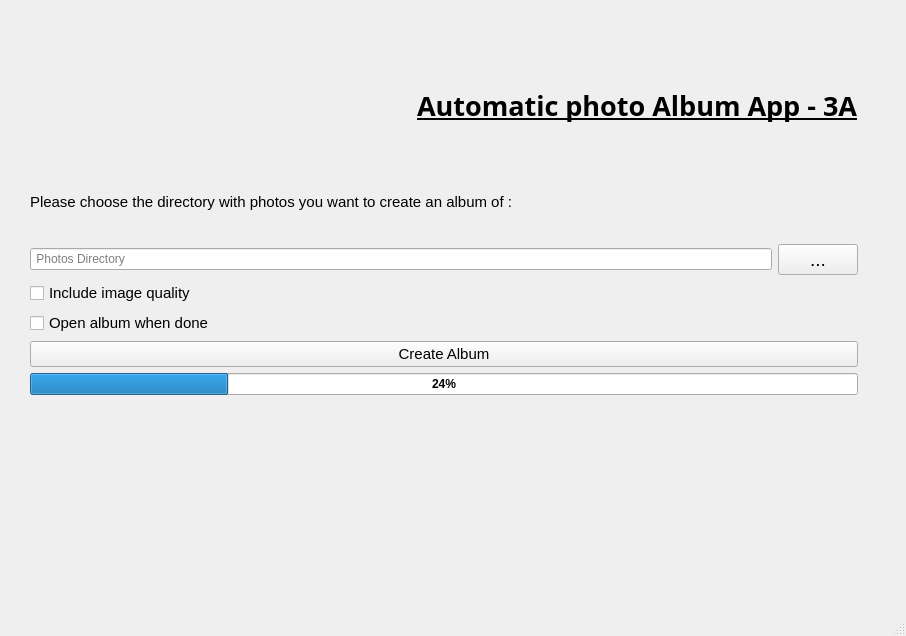
<?xml version="1.0" encoding="UTF-8"?>
<ui version="4.0">
 <class>MainWindow</class>
 <widget class="QMainWindow" name="MainWindow">
  <property name="geometry">
   <rect>
    <x>0</x>
    <y>0</y>
    <width>906</width>
    <height>636</height>
   </rect>
  </property>
  <property name="windowTitle">
   <string>MainWindow</string>
  </property>
  <widget class="QWidget" name="centralwidget">
   <widget class="QWidget" name="verticalLayoutWidget">
    <property name="geometry">
     <rect>
      <x>30</x>
      <y>50</y>
      <width>828</width>
      <height>345</height>
     </rect>
    </property>
    <layout class="QVBoxLayout" name="verticalLayout_3">
     <item>
      <layout class="QHBoxLayout" name="horizontalLayout">
       <item>
        <widget class="QLabel" name="logo">
         <property name="text">
          <string/>
         </property>
         <property name="pixmap">
          <pixmap>appLogo.png</pixmap>
         </property>
        </widget>
       </item>
       <item>
        <widget class="QLabel" name="label">
         <property name="font">
          <font>
           <family>Castellar</family>
           <pointsize>20</pointsize>
           <weight>75</weight>
           <bold>true</bold>
           <underline>true</underline>
          </font>
         </property>
         <property name="text">
          <string>Automatic photo Album App - 3A</string>
         </property>
        </widget>
       </item>
      </layout>
     </item>
     <item>
      <layout class="QVBoxLayout" name="verticalLayout">
       <item>
        <widget class="QLabel" name="label_2">
         <property name="font">
          <font>
           <pointsize>11</pointsize>
          </font>
         </property>
         <property name="text">
          <string>Please choose the directory with photos you want to create an album of :</string>
         </property>
        </widget>
       </item>
       <item>
        <layout class="QHBoxLayout" name="horizontalLayout_2">
         <item>
          <widget class="QLineEdit" name="lineEdit_Directory">
           <property name="readOnly">
            <bool>true</bool>
           </property>
           <property name="placeholderText">
            <string> Photos Directory</string>
           </property>
          </widget>
         </item>
         <item>
          <widget class="QPushButton" name="pushButton_Directory">
           <property name="font">
            <font>
             <pointsize>14</pointsize>
             <weight>50</weight>
             <bold>false</bold>
            </font>
           </property>
           <property name="text">
            <string>...</string>
           </property>
          </widget>
         </item>
        </layout>
       </item>
      </layout>
     </item>
     <item>
      <layout class="QVBoxLayout" name="verticalLayout_2">
       <item>
        <widget class="QCheckBox" name="checkBox_Quality">
         <property name="font">
          <font>
           <pointsize>11</pointsize>
          </font>
         </property>
         <property name="text">
          <string>Include image quality</string>
         </property>
        </widget>
       </item>
       <item>
        <widget class="QCheckBox" name="checkBox_Launch">
         <property name="font">
          <font>
           <pointsize>11</pointsize>
          </font>
         </property>
         <property name="text">
          <string>Open album when done</string>
         </property>
        </widget>
       </item>
       <item>
        <widget class="QPushButton" name="pushButton_CreateAlbum">
         <property name="font">
          <font>
           <pointsize>11</pointsize>
          </font>
         </property>
         <property name="text">
          <string>Create Album</string>
         </property>
        </widget>
       </item>
       <item>
        <widget class="QProgressBar" name="progressBar">
         <property name="font">
          <font>
           <weight>75</weight>
           <bold>true</bold>
          </font>
         </property>
         <property name="value">
          <number>24</number>
         </property>
        </widget>
       </item>
      </layout>
     </item>
    </layout>
   </widget>
  </widget>
  <widget class="QStatusBar" name="statusbar"/>
 </widget>
 <resources/>
 <connections/>
</ui>
